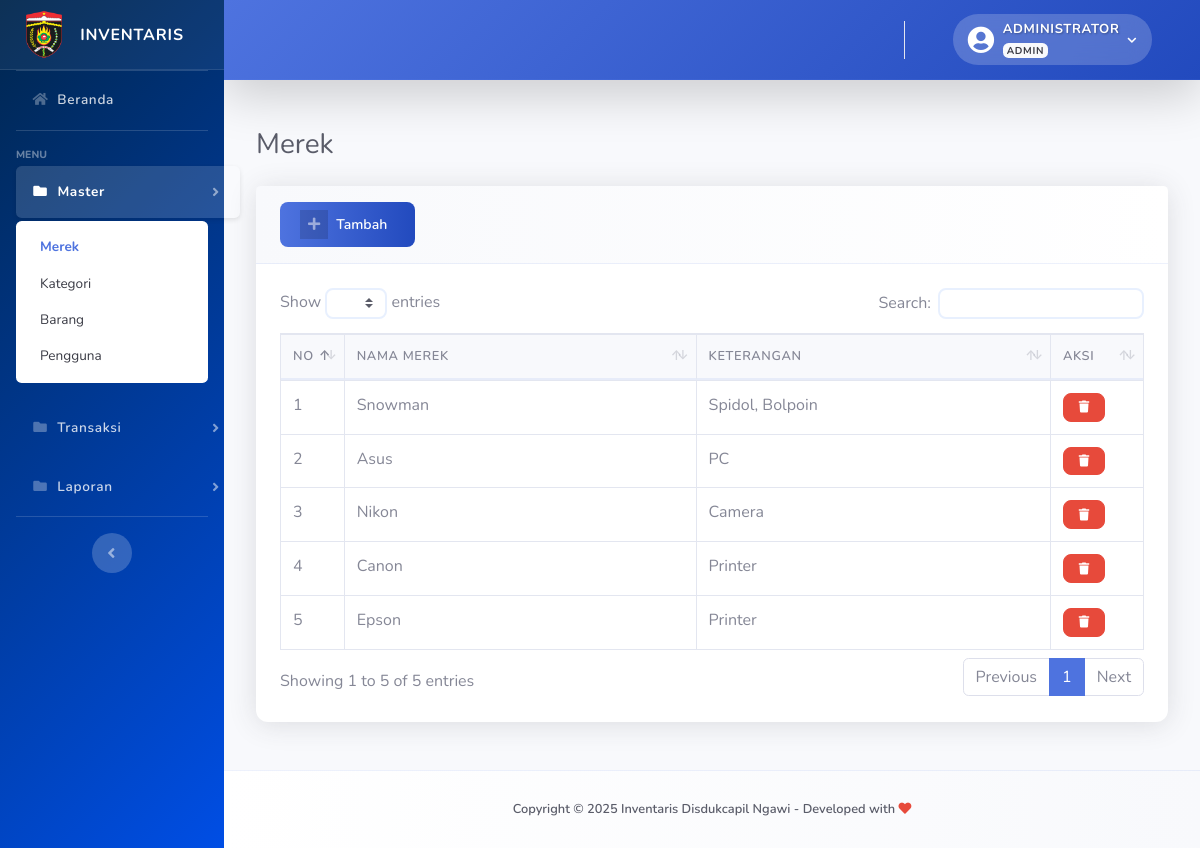
The app's page /?merek (signed in) with its own data.
### tables this page shows
CREATE TABLE `merek` (
  `idmerek` int(11) NOT NULL,
  `nama_merek` varchar(128) NOT NULL,
  `keterangan` varchar(256) NOT NULL
);

### config/function.php (called while the page is built, shortened)
<?php
function encrypt($str) {
return base64_encode($str);
}
function base_url(){
    $base_url= ((isset($_SERVER['HTTPS']) && $_SERVER['HTTPS'] == "on") ? "https" : "http");
    $base_url.= "://".$_SERVER['HTTP_HOST'];
    $base_url.= str_replace(basename($_SERVER['SCRIPT_NAME']),"",$_SERVER['SCRIPT_NAME']);
    return $base_url;
}
?>

### views/master/merek.php (the view, shortened to what this page needs)
<div class="container-fluid">
    <div class="d-sm-flex align-items-center justify-content-between mb-4">
        <h1 class="h3 mb-0 text-gray-800">Merek</h1>
    </div>
    <div class="card shadow mb-4">
        <?php if($_SESSION['level']=='admin'):?>
        <div class="card-header py-3">
            <a href="#" class="btn btn-primary btn-icon-split btn-sm" data-toggle="modal" data-target="#merekModal">
                <span class="icon text-white-50">
                    <i class="fas fa-plus"></i>
                </span>
                <span class="text">Tambah</span>
            </a>
        </div>
        <?php endif; ?>
        <div class="card-body">
            <div class="table-responsive">
                <table class="table table-bordered table-hover" id="dataTable" width="100%" cellspacing="0">
                    <thead>
                        <tr>
                            <th width="20">NO</th>
                            <th>NAMA MEREK</th>
                            <th>KETERANGAN</th>
                            <?php if($_SESSION['level']=='admin'):?>
                            <th width="50">AKSI</th>
                            <?php endif; ?>
                        </tr>
                    </thead>
                    <tbody>
                        <?php
                        $n=1;
                        $query = mysqli_query($con,"SELECT * FROM merek ORDER BY idmerek DESC")or die(mysqli_error($con));
                        while($row = mysqli_fetch_array($query)):
                        ?>
                        <tr>
                            <td><?= $n++; ?></td>
                            <td><?= $row['nama_merek']; ?></td>
                            <td><?= $row['keterangan']; ?></td>
                            <?php if($_SESSION['level']=='admin'):?>
                            <td>
                                <a href="<?=base_url();?>/process/merek.php?act=<?=encrypt('delete');?>&id=<?=encrypt($row['idmerek']);?>"
                                    class="btn btn-sm btn-circle btn-danger btn-hapus"><i class="fas fa-trash"></i></a>
                            </td>
                            <?php endif; ?>
                        </tr>
                        <?php endwhile; ?>
                    </tbody>
                </table>
            </div>
        </div>
    </div>
</div>

### assets/css/custom-style.css (style rules this page uses)
:root { --primary-blue: #1a75ff; --dark-blue: #004ee5; --light-blue: #e6f0ff; --accent-blue: #00264d; --pure-white: #ffffff; --off-white: #f8f9fc; --light-gray: #f0f2f8; --dark-gray: #2c3e50; --black: #1a1a1a; }
.container-fluid { padding: 1.5rem 2rem; }
.card { border: none; border-radius: 0.75rem; box-shadow: 0 0.15rem 1.75rem 0 rgba(58, 59, 69, 0.1); transition: all 0.3s ease; }
.card-header { background: linear-gradient(to right, #f8f9fc, #ffffff); border-bottom: 1px solid rgba(78, 115, 223, 0.1); padding: 1.25rem 1.5rem; }
.table thead th { background: #f8f9fc; border-bottom: 2px solid rgba(78, 115, 223, 0.1); font-weight: 600; text-transform: uppercase; font-size: 0.8rem; letter-spacing: 0.05em; }
.btn { font-weight: 600; padding: 0.5rem 1.25rem; border-radius: 0.5rem; transition: all 0.3s ease; }
.btn-primary { background: linear-gradient(to right, #4e73df, #224abe); border: none; }
.card-body { padding: 1.5rem; }

### records on screen
merek: nama_merek "Snowman", keterangan "Spidol, Bolpoin"
merek: nama_merek "Asus", keterangan "PC"
merek: nama_merek "Nikon", keterangan "Camera"
merek: nama_merek "Canon", keterangan "Printer"
merek: nama_merek "Epson", keterangan "Printer"

### other values on screen
$_SESSION['fullname'] "ADMINISTRATOR"
$_SESSION['level'] "ADMIN"
